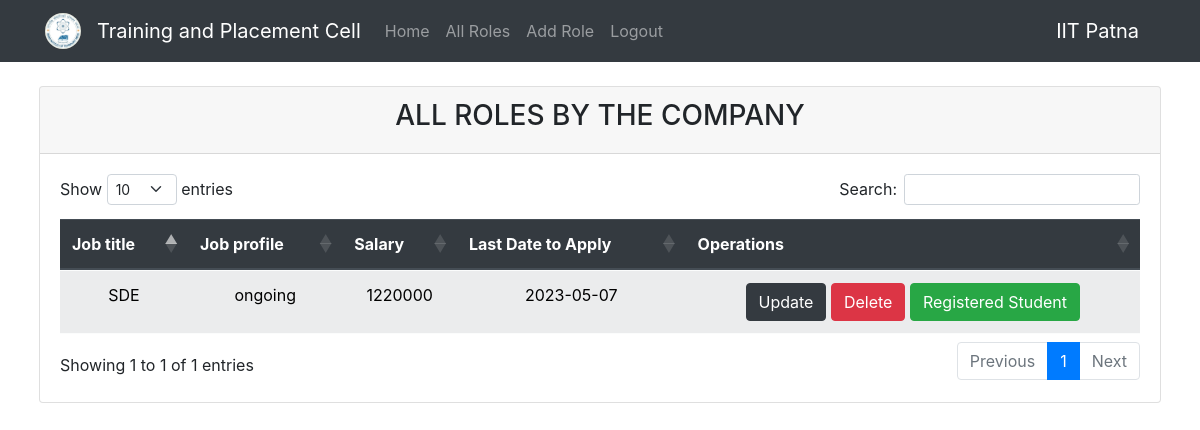
Page /roles.php (signed in) on the committed database.
### tables this page shows
CREATE TABLE `company2` (
  `id` int(11) NOT NULL,
  `email` varchar(100) NOT NULL,
  `role_id` int(11) NOT NULL,
  `jobtitle` varchar(100) NOT NULL,
  `jobprofile` varchar(100) NOT NULL,
  `jobtype` varchar(100) NOT NULL,
  `salary` int(11) NOT NULL,
  `skill` varchar(100) NOT NULL,
  `date` date NOT NULL,
  `class10` decimal(4,2) NOT NULL,
  `class12` decimal(4,2) NOT NULL,
  `sem6` decimal(4,2) NOT NULL,
  `eligible-branch` int(11) NOT NULL
);

### roles.php (the view, shortened to what this page needs)
<?php
$id = $_SESSION['id'];
include 'connection.php'
  ?>
<!doctype html>
<html lang="en">
<head>
  <link rel="stylesheet" href="https://cdnjs.cloudflare.com/ajax/libs/twitter-bootstrap/5.2.0/css/bootstrap.min.css">
  <link rel="stylesheet" href="https://cdn.datatables.net/1.13.4/css/dataTables.bootstrap5.min.css">
  <link rel="stylesheet" href="https://stackpath.bootstrapcdn.com/bootstrap/4.4.1/css/bootstrap.min.css"
>
</head>
<body>
  <?php require '_nav_comp.php' ?>
  <div class="container-fluid px-4">
    <br>
    <div class="col-md-12">
      <div class="card">
        <div class="card-header">
          <h3>
            <center>ALL ROLES BY THE COMPANY<center>
          </h3>
        </div>
        <div class="card-body">
          <div class="table-responsive">
            <table id="example" class="table table-striped table-light table-hover table text-center">
              <thead class="thead-dark">
                <tr>
                  <th scope="col">Job title</th>
                  <th scope="col">Job profile</th>
                  <th scope="col">Salary</th>
                  <th scope="col">Last Date to Apply</th>
                  <th scope="col">Operations</th>
                </tr>
              </thead>
              <tbody>
                <?php
                $query = "select * from company2 where id='$id'";
                $query_run = mysqli_query($conn, $query);
                if (mysqli_num_rows($query_run) > 0) {
                  foreach ($query_run as $row) {
                    ?>
                    <tr>
                      <td>
                        <?= $row["jobtitle"]; ?>
                      </td>
                      <td>
                        <?= $row["jobprofile"]; ?>
                      </td>
                      <td>
                        <?= $row["salary"]; ?>
                      </td>
                      <td>
                        <?= $row["date"]; ?>
                      </td>
                      <td><a href="updaterole.php?role_id=<?= $row["role_id"]; ?>" class="btn btn-dark">Update</a>
                        <a href="deleterole.php?role_id=<?= $row["role_id"]; ?>" onclick="return checkdelete()"
                          class="btn btn-danger">Delete</a>
                        <a href="registered_students.php?role_id=<?= $row["role_id"]; ?>&id=<?= $row["id"]; ?>"
                          class="btn btn-success">Registered Student</a>
                      </td>
                    </tr>
                    <?php
                  }
                } else {
                  ?>
                  <tr>
                    <td colspan="4">No record found</td>
                  </tr>
                  <?php
                }
                ?>
              </tbody>
            </table>
</body>
</html>

### rows in the picture
company2: jobtitle "SDE", jobprofile "ongoing", salary "1220000", date "2023-05-07"
